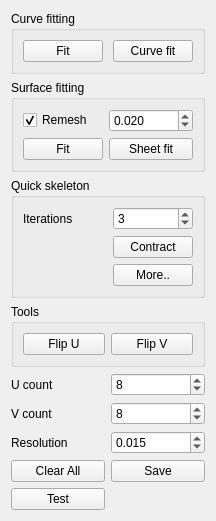
<?xml version="1.0" encoding="UTF-8"?>
<ui version="4.0">
 <class>NURBSTools</class>
 <widget class="QWidget" name="NURBSTools">
  <property name="geometry">
   <rect>
    <x>0</x>
    <y>0</y>
    <width>214</width>
    <height>480</height>
   </rect>
  </property>
  <property name="windowTitle">
   <string>Form</string>
  </property>
  <layout class="QGridLayout" name="gridLayout_3">
   <item row="1" column="0" colspan="2">
    <widget class="QGroupBox" name="groupBox_2">
     <property name="title">
      <string>Surface fitting</string>
     </property>
     <layout class="QGridLayout" name="gridLayout_2">
      <item row="5" column="1">
       <spacer name="horizontalSpacer_2">
        <property name="orientation">
         <enum>Qt::Horizontal</enum>
        </property>
        <property name="sizeHint" stdset="0">
         <size>
          <width>40</width>
          <height>20</height>
         </size>
        </property>
       </spacer>
      </item>
      <item row="5" column="0">
       <widget class="QPushButton" name="fitSurfaceButton">
        <property name="text">
         <string>Fit</string>
        </property>
        <property name="icon">
         <iconset resource="../topo-blend/topo-blend.qrc">
          <normaloff>:/images/nurbs_surface.png</normaloff>:/images/nurbs_surface.png</iconset>
        </property>
       </widget>
      </item>
      <item row="5" column="3">
       <widget class="QPushButton" name="sheetFitButton">
        <property name="text">
         <string>Sheet fit</string>
        </property>
       </widget>
      </item>
      <item row="1" column="0">
       <widget class="QCheckBox" name="remeshOption">
        <property name="text">
         <string>Remesh</string>
        </property>
        <property name="checked">
         <bool>true</bool>
        </property>
       </widget>
      </item>
      <item row="1" column="3">
       <widget class="QDoubleSpinBox" name="remeshParamter">
        <property name="decimals">
         <number>3</number>
        </property>
        <property name="maximum">
         <double>10000.000000000000000</double>
        </property>
        <property name="singleStep">
         <double>0.005000000000000</double>
        </property>
        <property name="value">
         <double>0.020000000000000</double>
        </property>
       </widget>
      </item>
     </layout>
    </widget>
   </item>
   <item row="2" column="0" colspan="2">
    <widget class="QGroupBox" name="groupBox_3">
     <property name="title">
      <string>Quick skeleton</string>
     </property>
     <layout class="QGridLayout" name="gridLayout_4">
      <item row="2" column="1">
       <widget class="QPushButton" name="skeletonButton">
        <property name="text">
         <string>Contract</string>
        </property>
        <property name="icon">
         <iconset resource="../topo-blend/topo-blend.qrc">
          <normaloff>:/nurbs_plugin/images/bone.png</normaloff>:/nurbs_plugin/images/bone.png</iconset>
        </property>
       </widget>
      </item>
      <item row="2" column="0">
       <spacer name="horizontalSpacer_3">
        <property name="orientation">
         <enum>Qt::Horizontal</enum>
        </property>
        <property name="sizeHint" stdset="0">
         <size>
          <width>40</width>
          <height>20</height>
         </size>
        </property>
       </spacer>
      </item>
      <item row="0" column="1">
       <widget class="QSpinBox" name="contractIterations">
        <property name="value">
         <number>3</number>
        </property>
       </widget>
      </item>
      <item row="0" column="0">
       <widget class="QLabel" name="label_4">
        <property name="text">
         <string>Iterations</string>
        </property>
       </widget>
      </item>
      <item row="3" column="1">
       <widget class="QPushButton" name="skeletonButtonStep">
        <property name="text">
         <string>More..</string>
        </property>
       </widget>
      </item>
     </layout>
    </widget>
   </item>
   <item row="0" column="0" colspan="2">
    <widget class="QGroupBox" name="groupBox">
     <property name="title">
      <string>Curve fitting</string>
     </property>
     <layout class="QGridLayout" name="gridLayout">
      <item row="1" column="1">
       <spacer name="horizontalSpacer">
        <property name="orientation">
         <enum>Qt::Horizontal</enum>
        </property>
        <property name="sizeHint" stdset="0">
         <size>
          <width>40</width>
          <height>20</height>
         </size>
        </property>
       </spacer>
      </item>
      <item row="1" column="3">
       <widget class="QPushButton" name="curveFitButton">
        <property name="text">
         <string>Curve fit</string>
        </property>
       </widget>
      </item>
      <item row="1" column="0">
       <widget class="QPushButton" name="fitCurveButton">
        <property name="text">
         <string>Fit</string>
        </property>
        <property name="icon">
         <iconset resource="../topo-blend/topo-blend.qrc">
          <normaloff>:/images/nurbs_curve.png</normaloff>:/images/nurbs_curve.png</iconset>
        </property>
       </widget>
      </item>
     </layout>
    </widget>
   </item>
   <item row="6" column="0">
    <widget class="QLabel" name="label_2">
     <property name="text">
      <string>V count</string>
     </property>
    </widget>
   </item>
   <item row="8" column="0">
    <widget class="QPushButton" name="clearButton">
     <property name="text">
      <string>Clear All</string>
     </property>
    </widget>
   </item>
   <item row="8" column="1">
    <widget class="QPushButton" name="saveButton">
     <property name="text">
      <string>Save</string>
     </property>
    </widget>
   </item>
   <item row="7" column="1">
    <widget class="QDoubleSpinBox" name="resolution">
     <property name="decimals">
      <number>3</number>
     </property>
     <property name="minimum">
      <double>0.000000000000000</double>
     </property>
     <property name="maximum">
      <double>0.900000000000000</double>
     </property>
     <property name="singleStep">
      <double>0.010000000000000</double>
     </property>
     <property name="value">
      <double>0.015000000000000</double>
     </property>
    </widget>
   </item>
   <item row="4" column="0">
    <widget class="QLabel" name="label">
     <property name="text">
      <string>U count</string>
     </property>
    </widget>
   </item>
   <item row="7" column="0">
    <widget class="QLabel" name="label_3">
     <property name="text">
      <string>Resolution</string>
     </property>
    </widget>
   </item>
   <item row="9" column="1">
    <spacer name="verticalSpacer_2">
     <property name="orientation">
      <enum>Qt::Vertical</enum>
     </property>
     <property name="sizeHint" stdset="0">
      <size>
       <width>20</width>
       <height>40</height>
      </size>
     </property>
    </spacer>
   </item>
   <item row="6" column="1">
    <widget class="QSpinBox" name="vCount">
     <property name="minimum">
      <number>4</number>
     </property>
     <property name="maximum">
      <number>500</number>
     </property>
     <property name="value">
      <number>8</number>
     </property>
    </widget>
   </item>
   <item row="4" column="1">
    <widget class="QSpinBox" name="uCount">
     <property name="minimum">
      <number>4</number>
     </property>
     <property name="maximum">
      <number>500</number>
     </property>
     <property name="value">
      <number>8</number>
     </property>
    </widget>
   </item>
   <item row="3" column="0" colspan="2">
    <widget class="QGroupBox" name="groupBox_4">
     <property name="title">
      <string>Tools</string>
     </property>
     <layout class="QGridLayout" name="gridLayout_5">
      <item row="0" column="1">
       <widget class="QPushButton" name="flipVButton">
        <property name="text">
         <string>Flip V</string>
        </property>
       </widget>
      </item>
      <item row="0" column="0">
       <widget class="QPushButton" name="flipUButton">
        <property name="text">
         <string>Flip U</string>
        </property>
       </widget>
      </item>
     </layout>
    </widget>
   </item>
   <item row="9" column="0">
    <widget class="QPushButton" name="experimentButton">
     <property name="text">
      <string>Test</string>
     </property>
    </widget>
   </item>
  </layout>
 </widget>
 <resources>
  <include location="../topo-blend/topo-blend.qrc"/>
 </resources>
 <connections/>
</ui>
